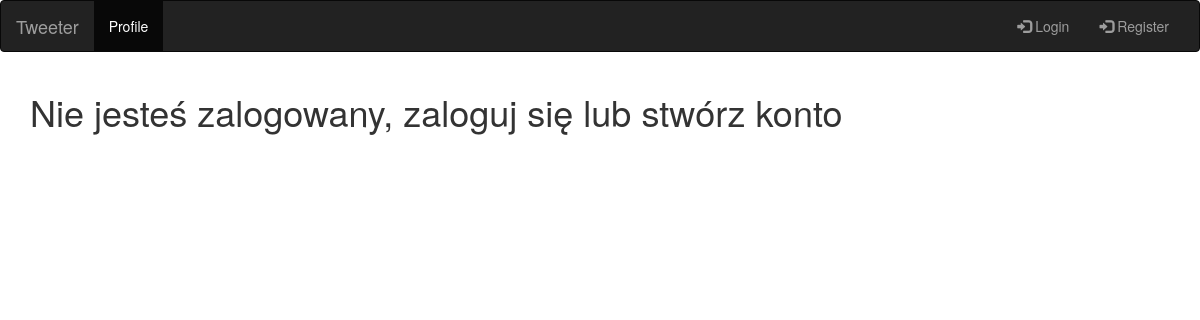
Before: / with the older database file.
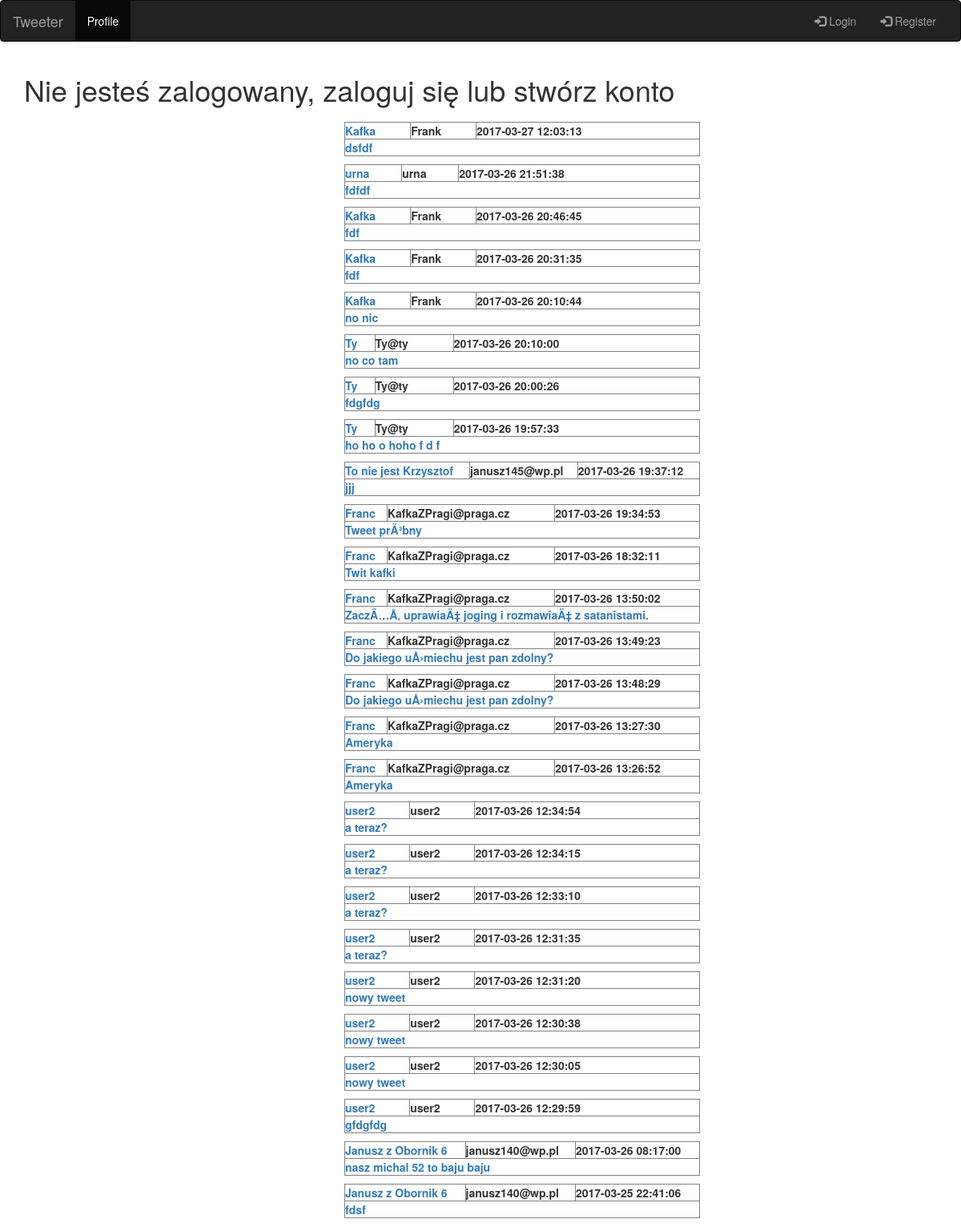
After: the same page with the newer database file.
### tables this page shows
CREATE TABLE `tweets` (
  `id` int(11) NOT NULL AUTO_INCREMENT,
  `userId` int(11) NOT NULL,
  `text` varchar(141) DEFAULT NULL,
  `creationDate` timestamp NOT NULL DEFAULT CURRENT_TIMESTAMP,
  PRIMARY KEY (`id`),
  KEY `userId` (`userId`),
  CONSTRAINT `tweets_ibfk_1` FOREIGN KEY (`userId`) REFERENCES `users` (`id`)
);

CREATE TABLE `users` (
  `id` int(11) NOT NULL AUTO_INCREMENT,
  `username` varchar(64) NOT NULL,
  `email` varchar(64) NOT NULL,
  `passwordHash` varchar(64) NOT NULL,
  PRIMARY KEY (`id`),
  UNIQUE KEY `username` (`username`),
  UNIQUE KEY `email` (`email`)
);

### src/util/db.php (called while the page is built, shortened)
<?php
class db {
    public function __construct(
        $host = "localhost",
        $user = "root",
        $pass = "coderslab"
    ){
        try {
            $this->conn = new PDO("mysql:host=$host", $user, $pass, [
                PDO::ATTR_ERRMODE => PDO::ERRMODE_EXCEPTION,
                PDO::ATTR_DEFAULT_FETCH_MODE => PDO::FETCH_ASSOC
            ]);
        } catch (Exception $e) {
            echo "Uwaga: " . $e->getMessage() . "<br>";
        }
    }
    public function changeDB($name){
        return true;
    }
}

### src/abstract/activeRecord.php (called while the page is built, shortened)
<?php
abstract class activeRecord implements activeRecordInterface {
    public static function connect() {
        return true;
    }
}

### src/model/tweet.php (called while the page is built, shortened)
<?php
class tweet extends activeRecord {
    private $userId;
    private $text;
    private $creationDate;
    public function getId() {
        return $this->id;}
    public function getUserId() {
        return $this->userId;}
    public function getText() {
        return $this->text;}
    public function getCreationDate() {
        return $this->creationDate;}
    public function __construct() {
        $this->id = -1;
        $this->userId = null;
        $this->text = '';
        $this->creationDate = null;
    }
    static public function loadAll(){
        $sql = "SELECT * FROM tweets ORDER BY creationDate DESC";
        $result = self::$db->conn->query($sql);
        $returnTable = [];
        if ($result !== false && $result->rowCount() > 0) {
            foreach ($result as $row){
                $loadedUser = new tweet();
                $loadedUser->id = $row['id'];
                $loadedUser->userId = $row['userId'];
                $loadedUser->text = $row['text'];
                $loadedUser->creationDate = $row['creationDate'];
                $returnTable[] = $loadedUser;
            }
        }
        return $returnTable;
    }
}

### src/model/user.php (called while the page is built, shortened)
<?php
class user extends activeRecord {
    private $username;
    private $email;
    public function __construct() {
        $this->email = '';
        $this->username = '';
        $this->passwordHash = '';}
    public function getId(){
        return $this->id;}
    public function getUsername(){
        return $this->username;}
    public function getEmail(){
        return $this->email;}
    static public function loadById($id){
        $sql = "SELECT * FROM users WHERE id=:id";
        $stmt = self::$db->conn->prepare($sql);
        $result = $stmt->execute([ 'id' => $id ]);
        if ($result && $stmt->rowCount() >= 1) {
            $row = $stmt->fetch(PDO::FETCH_ASSOC);
            $loadedUser = new user();
            $loadedUser->id = $row['id'];
            $loadedUser->username = $row['username'];
            $loadedUser->passwordHash = $row['passwordHash'];
            $loadedUser->email = $row['email'];
            return $loadedUser;
        }
        return null;
    }
}

### index.php (the view, shortened to what this page needs)
<!DOCTYPE html>
<html lang="en">
<head>
      <link rel="stylesheet" href="https://maxcdn.bootstrapcdn.com/bootstrap/3.3.7/css/bootstrap.min.css">
      <link rel="stylesheet" href="css/style.css" type="text/css">
</head>
<body>
<nav class="navbar navbar-inverse">
  <div class="container-fluid">
    <div class="navbar-header">
      <a class="navbar-brand" href="#">Tweeter</a>
    </div>
    <div class="collapse navbar-collapse" id="myNavbar">
      <ul class="nav navbar-nav">
          <li class="active"><a href="sites/profile.php">Profile</a></li>
        <li><a href="#"></a></li>
        <li><a href="#"></a></li>
        <li><a href="#"></a></li>
      </ul>
      <ul class="nav navbar-nav navbar-right">
          <?php
          if (!isset($_SESSION['email'])) {
          ?>
          <li><a href="sites/login.php"><span class="glyphicon glyphicon-log-in"></span> Login</a></li>
          <li><a href="sites/register.php"><span class="glyphicon glyphicon-log-in"></span> Register</a></li>
          <?php }else{
          ?>
          <li><a href="sites/logout.php"><span class="glyphicon glyphicon-log-in"></span> Logout</a></li>
          <li><a href="sites/messages.php"><span class="glyphicon glyphicon-log-in"></span> Messages</a></li>
          <li><a href="sites/settings.php"><span class="glyphicon glyphicon-log-in"></span> Settings</a></li>
          <?php }
          ?>
      </ul>
    </div>
  </div>
</nav>
<div class="container">
    <?php
    if (!isset($_SESSION['email'])) {
    ?>
    <h1>Nie jesteś zalogowany, zaloguj się lub stwórz konto</h1>
    <?php }else{
    ?>
    <h1>Jesteś zalogowany</h1>
    <?php }
    ?>
</div>
<div class="container">
  <div class="row">
    <div class="col-sm-4">
    </div>
    <div class="col-sm-6 ">
        <?php
        $allTweets = tweet::loadAll();
        foreach ($allTweets as $tweet) {
            $user = user::loadById($tweet->getUserId());
            echo "<table><tr><td><a href='sites/profile.php?id=". $user->getId()
                    . "'>" . $user->getUsername() . "</a></td><td> " . $user->getEmail() .
                    " </td><td> " . $tweet->getCreationDate() . " </td></tr>";
            echo "<tr><td colspan='3'>" . "<a href=sites/tweet.php?id=" .
                 $tweet->getId() . ">" . $tweet ->getText() . "</a></td></tr></table>";
        }
        ?>
    </div>
    <div class="col-sm-4">
    </div>
  </div>
</div>
</body>
</html>

### css/style.css (style rules this page uses)
td { border: 1px solid grey; font-weight: 700; }
table { width: 80%; margin: 10px; }

Changed rows visible on the page:
added tweets: userId.username "Kafka", userId.email "Frank", creationDate "2017-03-27 12:03:13", text "dsfdf"
added tweets: userId.username "urna", userId.email "urna", creationDate "2017-03-26 21:51:38", text "fdfdf"
added tweets: userId.username "Kafka", userId.email "Frank", creationDate "2017-03-26 20:46:45", text "fdf"
added tweets: userId.username "Kafka", userId.email "Frank", creationDate "2017-03-26 20:31:35", text "fdf"
added tweets: userId.username "Kafka", userId.email "Frank", creationDate "2017-03-26 20:10:44", text "no nic"
added tweets: userId.username "Ty", userId.email "Ty@ty", creationDate "2017-03-26 20:10:00", text "no co tam"
added tweets: userId.username "Ty", userId.email "Ty@ty", creationDate "2017-03-26 20:00:26", text "fdgfdg"
added tweets: userId.username "Ty", userId.email "Ty@ty", creationDate "2017-03-26 19:57:33", text "ho ho o hoho f d f"
added tweets: userId.username "To nie jest Krzysztof", userId.email "janusz145@wp.pl", creationDate "2017-03-26 19:37:12", text "jjj"
added tweets: userId.username "Franc", userId.email "KafkaZPragi@praga.cz", creationDate "2017-03-26 19:34:53", text "Tweet prÃ³bny"
added tweets: userId.username "Franc", userId.email "KafkaZPragi@praga.cz", creationDate "2017-03-26 18:32:11", text "Twit kafki"
added tweets: userId.username "Franc", userId.email "KafkaZPragi@praga.cz", creationDate "2017-03-26 13:50:02", text "ZaczÄ…Å‚ uprawiaÄ‡ joging i rozmawiaÄ‡ z satanistami."
added tweets: userId.username "Franc", userId.email "KafkaZPragi@praga.cz", creationDate "2017-03-26 13:49:23", text "Do jakiego uÅ›miechu jest pan zdolny?"
added tweets: userId.username "Franc", userId.email "KafkaZPragi@praga.cz", creationDate "2017-03-26 13:48:29", text "Do jakiego uÅ›miechu jest pan zdolny?"
added tweets: userId.username "Franc", userId.email "KafkaZPragi@praga.cz", creationDate "2017-03-26 13:27:30", text "Ameryka"
added tweets: userId.username "Franc", userId.email "KafkaZPragi@praga.cz", creationDate "2017-03-26 13:26:52", text "Ameryka"
added tweets: userId.username "user2", userId.email "user2", creationDate "2017-03-26 12:34:54", text "a teraz?"
added tweets: userId.username "user2", userId.email "user2", creationDate "2017-03-26 12:34:15", text "a teraz?"
added tweets: userId.username "user2", userId.email "user2", creationDate "2017-03-26 12:33:10", text "a teraz?"
added tweets: userId.username "user2", userId.email "user2", creationDate "2017-03-26 12:31:35", text "a teraz?"
added tweets: userId.username "user2", userId.email "user2", creationDate "2017-03-26 12:31:20", text "nowy tweet"
added tweets: userId.username "user2", userId.email "user2", creationDate "2017-03-26 12:30:38", text "nowy tweet"
added tweets: userId.username "user2", userId.email "user2", creationDate "2017-03-26 12:30:05", text "nowy tweet"
added tweets: userId.username "user2", userId.email "user2", creationDate "2017-03-26 12:29:59", text "gfdgfdg"
added tweets: userId.username "Janusz z Obornik 6", userId.email "janusz140@wp.pl", creationDate "2017-03-26 08:17:00", text "nasz michal 52 to baju baju"
added tweets: userId.username "Janusz z Obornik 6", userId.email "janusz140@wp.pl", creationDate "2017-03-25 22:41:06", text "fdsf"
